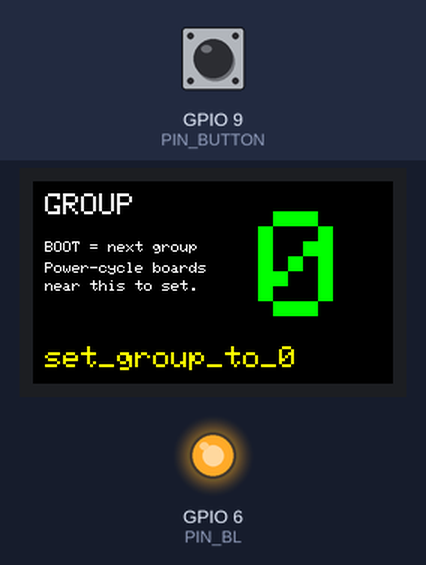
A sketch run on a simulated ESP32-C6. On the bench: 240×135 colour display, output pins drawn as LEDs (lit = HIGH). The inputs (shaded band) are chosen by the test bench; at power-on: GPIO 9 (PIN_BUTTON) HIGH. What the sketch prints to the serial monitor is not drawn.

Above: at 1.5 s.
1.6 s: GPIO 9 (PIN_BUTTON) pulled LOW for 0.15 s
At 2.8 s:
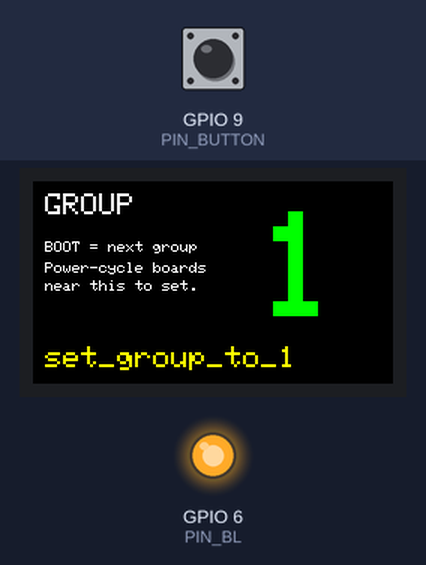
3.2 s: GPIO 9 (PIN_BUTTON) pulled LOW for 1 s
At 4.2 s:
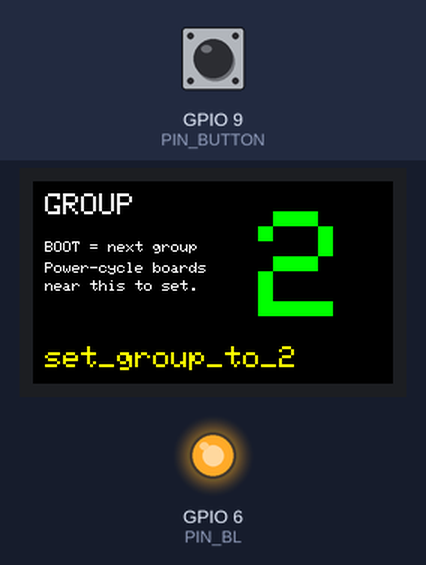
5.7 s: GPIO 9 (PIN_BUTTON) pulled LOW for 0.15 s
At 6.1 s:
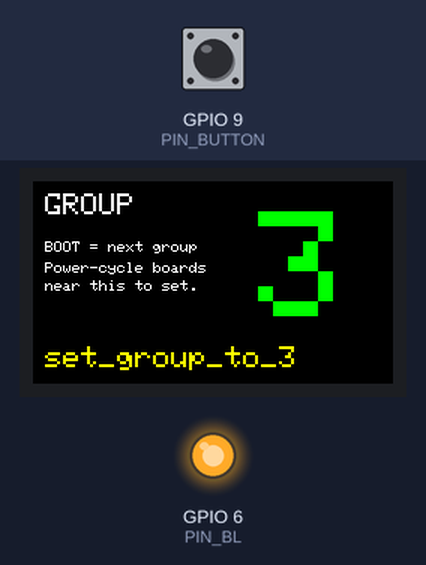
7.3 s: GPIO 9 (PIN_BUTTON) pulled LOW for 1 s
At 8.5 s:
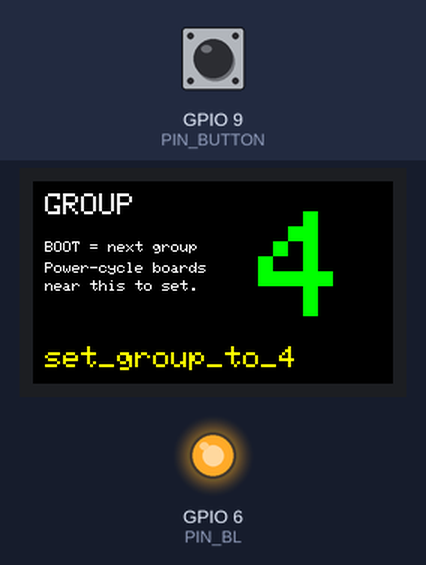
Timing chart, 0 to 10.3 s (numbered marks = the images above; inputs shaded):
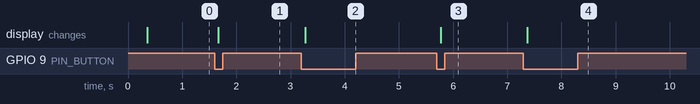

The sketch:

group_setter.ino
```cpp
// Group setter for beam_outlet boards, on a Waveshare ESP32-C6-GEEK.
//
// Broadcasts an open Wi-Fi network named "set_group_to_X". Any beam_outlet
// board that boots within range adopts group X, saves it, and flashes its
// outlet X times (group 0 = one long flash).
//
// BOOT button (short press): next group, 0-9, wrapping 9 -> 0. The SSID changes
// immediately. Unplug the setter when done so boards stop seeing it.
//
// Arduino IDE: board "ESP32C6 Dev Module", Tools -> USB CDC On Boot: Enabled
// (for Serial Monitor). Library: "GFX Library for Arduino" (Arduino_GFX).

#include <WiFi.h>
#include <Arduino_GFX_Library.h>

// --- Pins (ESP32-C6-GEEK) ---
// BOOT and backlight per Waveshare's Arduino docs. LCD SPI pins per a Home
// Assistant community config built from Waveshare's ESP-IDF demo; other board
// batches may differ.
const int PIN_BUTTON = 9;    // BOOT, active LOW
const int PIN_BL     = 6;    // LCD backlight
const int PIN_SCLK   = 1;
const int PIN_MOSI   = 2;
const int PIN_DC     = 3;
const int PIN_RST    = 4;
const int PIN_CS     = 5;

const char *SSID_PREFIX = "set_group_to_";   // must match beam_outlet.ino
const uint8_t AP_CHANNEL = 1;

// Colors (RGB565)
const uint16_t C_BLACK  = 0x0000;
const uint16_t C_WHITE  = 0xFFFF;
const uint16_t C_GREEN  = 0x07E0;
const uint16_t C_YELLOW = 0xFFE0;

Arduino_DataBus *bus = new Arduino_ESP32SPI(PIN_DC, PIN_CS, PIN_SCLK, PIN_MOSI, GFX_NOT_DEFINED);
// 135x240 panel, landscape (rotation 1), IPS. Offsets are the common values for
// 1.14" ST7789 panels; adjust if the image is shifted.
Arduino_GFX *gfx = new Arduino_ST7789(bus, PIN_RST, 1 /*rotation*/, true /*IPS*/,
                                      135, 240, 52, 40, 53, 40);

uint8_t group = 0;
char ssid[20];

void makeSsid() {
  snprintf(ssid, sizeof(ssid), "%s%u", SSID_PREFIX, group);
}

void startAp() {
  makeSsid();
  WiFi.softAPdisconnect(true);
  bool ok = WiFi.softAP(ssid, NULL, AP_CHANNEL);   // open network
  Serial.printf("[setter] broadcasting %s (%s)\n", ssid, ok ? "ok" : "FAILED");
}

void draw() {
  gfx->fillScreen(C_BLACK);

  gfx->setTextColor(C_WHITE);
  gfx->setTextSize(2);
  gfx->setCursor(8, 8);
  gfx->print("GROUP");

  gfx->setTextColor(C_GREEN);
  gfx->setTextSize(10);              // ~60x80 px digit
  gfx->setCursor(150, 20);
  gfx->print(group);

  gfx->setTextColor(C_YELLOW);
  gfx->setTextSize(2);
  gfx->setCursor(8, 110);
  gfx->print(ssid);

  gfx->setTextColor(C_WHITE);
  gfx->setTextSize(1);
  gfx->setCursor(8, 40);
  gfx->print("BOOT = next group");
  gfx->setCursor(8, 54);
  gfx->print("Power-cycle boards");
  gfx->setCursor(8, 66);
  gfx->print("near this to set.");
}

void setup() {
  Serial.begin(115200);
  delay(200);
  Serial.println("\n[setter] boot");

  pinMode(PIN_BUTTON, INPUT_PULLUP);
  pinMode(PIN_BL, OUTPUT);
  digitalWrite(PIN_BL, HIGH);

  if (!gfx->begin()) Serial.println("[setter] display init FAILED");

  WiFi.mode(WIFI_AP);
  startAp();
  draw();
}

// Debounced press detection
bool lastRaw = HIGH;
bool stable = HIGH;
uint32_t lastChange = 0;
const uint32_t DEBOUNCE_MS = 30;

void loop() {
  bool raw = digitalRead(PIN_BUTTON);
  uint32_t now = millis();

  if (raw != lastRaw) {
    lastRaw = raw;
    lastChange = now;
  }
  if (now - lastChange >= DEBOUNCE_MS && raw != stable) {
    stable = raw;
    if (stable == LOW) {                 // pressed
      group = (group + 1) % 10;
      startAp();
      draw();
    }
  }
}
```

Measured:
- after the input at 1.6 s, the display: changes after 0.07 s (image 1)
- after the input at 3.2 s, the display: changes after 0.07 s (image 2)
- after the input at 5.7 s, the display: changes after 0.07 s (image 3)
- after the input at 7.3 s, the display: changes after 0.07 s (image 4)
